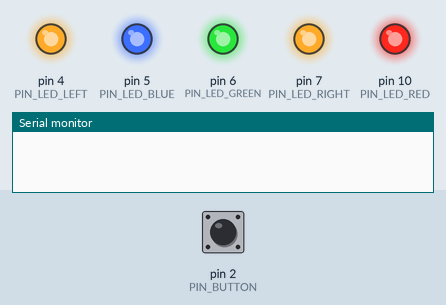
Bench run of a sketch on a simulated Arduino Uno, built with avr-gcc and run on an emulated ATmega328P. Parts: output pins drawn as LEDs (lit = HIGH), the last lines printed to the serial monitor. The inputs (shaded band) are chosen by the test bench; at power-on: pin 2 (PIN_BUTTON) HIGH. Pins used as bus, display or sensor lines are not drawn.

Above: at 1.2 s.
1.3 s: pin 2 (PIN_BUTTON) pulled LOW for 0.15 s
At 1.9 s:
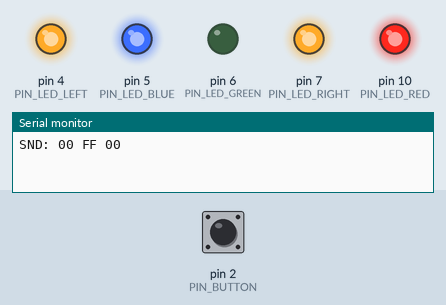
Timing chart, 0 to 4.3 s (numbered marks = the images above; inputs shaded):
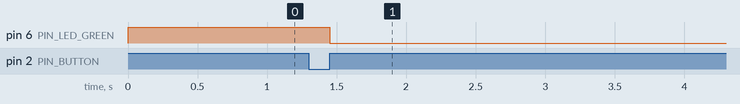

The sketch:

chroma_client.ino
```cpp
#include <SPI.h>
#include <Mirf.h>
#include <nRF24L01.h>
#include <MirfHardwareSpiDriver.h>
#include "lights.h"
#include "pins.h"
#include "debug.h"

Lights lights;

#ifndef COLOUR
#define COLOUR 0x00, 0xFF, 0x00
#endif

/* state for the LEDs */
byte my_colour[3] = { COLOUR };
byte peer_colour[3];
/* state for the button */
int last_state = HIGH;

void setup() {
    Serial.begin(9600);
    Mirf.spi = &MirfHardwareSpi;
    Mirf.cePin = A0;
    Mirf.csnPin = A1;
    Mirf.init();
    Mirf.setRADDR((byte *)"chroma");
    Mirf.payload = 3; /* for LEDs */
    Mirf.config();

    pinMode(PIN_BUTTON, INPUT_PULLUP);

    memset(peer_colour, 0, sizeof(peer_colour));
}


void loop() {
    if (!Mirf.isSending() && Mirf.dataReady()) {
        Mirf.getData(peer_colour);
        debug("RCV %02X %02X %02X\r\n", peer_colour[0], peer_colour[1], peer_colour[2]);
	lights.set(PIN_LED_BOTH, peer_colour[0], peer_colour[1], peer_colour[2]);
    }

    int state = digitalRead(PIN_BUTTON);
    if (state == HIGH && last_state == LOW) {
        Mirf.setTADDR((byte *)"chroma");
        debug("SND: %02X %02X %02X\r\n", my_colour[0], my_colour[1], my_colour[2]);
        Mirf.send(my_colour);
	lights.set(PIN_LED_BOTH, my_colour[0], my_colour[1], my_colour[2]);
    }
    last_state = state;
}
```

debug.cpp
```cpp
#include <stdarg.h>
#include <stdio.h>
#include <SPI.h>

void debug(char *fmt, ... ) {
    char tmp[128]; // resulting string limited to 128 chars
    va_list args;
    va_start (args, fmt );
    vsnprintf(tmp, 128, fmt, args);
    va_end (args);
    Serial.print(tmp);
}
```

debug.h
```cpp
void debug(char *fmt, ... );
```

lights.cpp
```cpp
#include "lights.h"

int pins[] = {PIN_LED_RIGHT, PIN_LED_LEFT, PIN_LED_BLUE, PIN_LED_GREEN, PIN_LED_RED};

// Calibration for LED colour issues
const float calibration[] = {2, 1, 1};

Lights::Lights() {
  for (int i = 0; i < 6; i++) {
      pinMode(pins[i], OUTPUT);
      digitalWrite(pins[i], HIGH);
  }
}

unsigned logScale(float value) {
  return (unsigned char)((log(255 - value) / log(255)) * 255);
}

void Lights::set(int light, unsigned char red, unsigned char green, unsigned char blue) {
  analogWrite(PIN_LED_RED, logScale(red * calibration[0]));
  analogWrite(PIN_LED_GREEN, logScale(green * calibration[1]));
  analogWrite(PIN_LED_BLUE, logScale(blue * calibration[2]));
  if (light == PIN_LED_RIGHT) {
    digitalWrite(PIN_LED_RIGHT, HIGH);
    digitalWrite(PIN_LED_LEFT, LOW);
  } else if (light == PIN_LED_LEFT) {
    digitalWrite(PIN_LED_LEFT, HIGH);
    digitalWrite(PIN_LED_RIGHT, LOW);
  } else if (light == PIN_LED_BOTH) {
    digitalWrite(PIN_LED_LEFT, HIGH);
    digitalWrite(PIN_LED_RIGHT, HIGH);
  }
}

void led_cycle(Lights *lights, int light, int time) {
  unsigned char red = 0, green = 0, blue = 0;
  unsigned char brightness = 128;
  float step = (2 * PI) / time;
  for (float i = 0; i < 2 * PI; i += step) {
    red = (unsigned char)(abs(sin(i)) * brightness);
    green = (unsigned char)(abs(sin(i + PI / 4)) * brightness);
    blue = (unsigned char)(abs(sin(i + PI / 2)) * brightness);
    lights->set(light, red, green, blue);
    delay(1);
  }
}
```

lights.h
```cpp
#ifndef LIGHTS_H
#define LIGHTS_H

#include "Arduino.h"
#include "pins.h"

class Lights {
  public:
  Lights();
  void set(int light, unsigned char red, unsigned char green, unsigned char blue);
};

void led_cycle(Lights *lights, int light, int time);

#endif // LIGHTS_H
```

pins.h
```cpp
#ifndef PINS_H
#define PINS_H

enum Pins { PIN_LED_BOTH = -1,
            PIN_LED_RIGHT = 7,
            PIN_LED_LEFT = 4,
            PIN_LED_BLUE = 5,
            PIN_LED_GREEN = 6,
            PIN_LED_RED = 10,
            PIN_IR_IN = 11,
            PIN_IR_OUT = 3,
            PIN_BUTTON = 2
          };

enum Interrrupts {
            INT_BUTTON = 1,
            INT_RF = 2
};

#endif // PINS_H
```

Measured:
- after the input at 1.3 s, pin 6 (PIN_LED_GREEN): HIGH → LOW after 0.15 s
